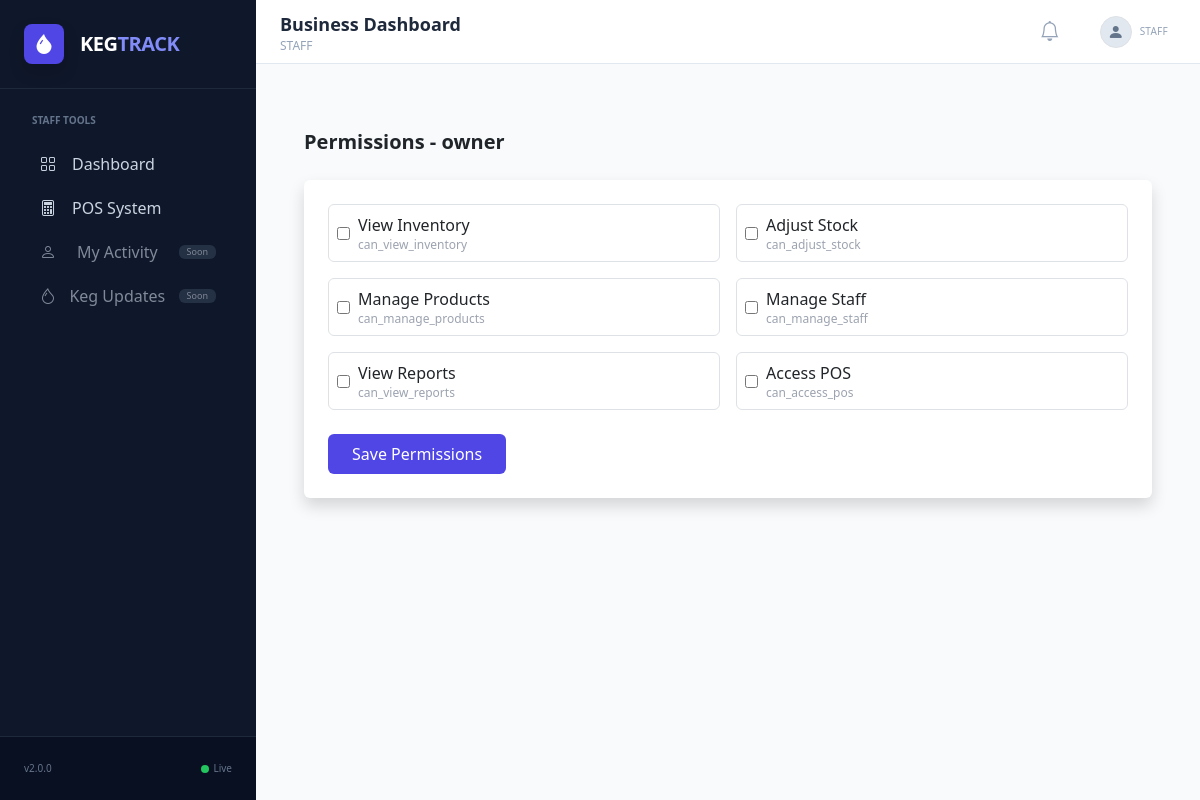
The app's page /dashboard/roles/2/permissions/ with its own data.
### accounts/models.py (models this page shows, shortened)
class Role(models.Model):
    OWNER = "owner"
    MANAGER = "manager"
    STAFF = "staff"
    ROLE_CHOICES = [
        (OWNER, "Business Owner"),
        (MANAGER, "Manager"),
        (STAFF, "Staff"),
    ]
    name = models.CharField(max_length=20, choices=ROLE_CHOICES)
    business = models.ForeignKey(
        "business.Business",
        on_delete=models.CASCADE,
        null=True,
        blank=True
    )
    permissions = models.ManyToManyField(
        "accounts.Permission",
        blank=True
    )
    description = models.TextField(blank=True)
    created_at = models.DateTimeField(auto_now_add=True)

class Permission(models.Model):
    code = models.CharField(max_length=100, unique=True)
    name = models.CharField(max_length=255)

### dashboard/views.py (the view)
# urls.py: path("roles/<int:role_id>/permissions/", views.update_role_permissions, name="update_role_permissions"),
def update_role_permissions(request, role_id):
    role = get_object_or_404(Role, id=role_id)
    permissions = Permission.objects.all()
    if request.method == "POST":
        selected_ids = request.POST.getlist("permissions")
        role.permissions.set(selected_ids)
        messages.success(request, "Permissions updated successfully")
        return redirect("dashboard:role_list")
    return render(request, "dashboard/roles/permissions.html", {
        "role": role,
        "permissions": permissions,
        "selected": set(role.permissions.values_list("id", flat=True))
    })

### tracking/context_processors.py (called while the page is built)
def keg_config(request):
    config, _ = KegSystemConfig.objects.get_or_create(id=1)
    return {"config": config}

### dashboard/templates/dashboard/roles/permissions.html (shortened to what this page needs)
{% extends "base.html" %}
{% block content %}
<div class="p-6">
    <h1 class="text-xl font-bold mb-4">
        Permissions - {{ role.name }}
    </h1>
    <form method="POST" class="bg-white p-6 rounded shadow">
        <div class="grid grid-cols-2 gap-3">
            {% for perm in permissions %}
            <label class="border p-2 rounded flex items-center gap-2">
                <input type="checkbox"
                       name="permissions"
                       value="{{ perm.code }}"
                       {% if perm.code in selected %}checked{% endif %}>
                <div>
                    <div class="font-medium">{{ perm.name }}</div>
                    <div class="text-xs text-gray-400">{{ perm.code }}</div>
                </div>
            </label>
            {% endfor %}
        </div>
        <button class="mt-4 bg-indigo-600 text-white px-4 py-2 rounded">
            Save Permissions
        </button>
    </form>
</div>
{% endblock %}

### templates/base.html (shortened to what this page needs)
{% load static %}
<!DOCTYPE html>
<html lang="en">
<head>
    <link href="https://cdn.jsdelivr.net/npm/bootstrap@5.3.0/dist/css/bootstrap.min.css" rel="stylesheet">
    <script src="https://cdn.tailwindcss.com"></script>
    <link rel="stylesheet" href="https://cdn.jsdelivr.net/npm/bootstrap-icons@1.11.1/font/bootstrap-icons.css">
    <link rel="stylesheet" href="{% static 'css/style.css' %}">
</head>
<body class="bg-slate-50 theme-{% if user.role %}{{ user.role.code }}{% else %}staff{% endif %}">
<div class="flex min-h-screen">
    {% include 'includes/sidebar.html' %}
    <div class="flex-1 flex flex-col min-w-0 overflow-hidden">
        {% include 'includes/navbar.html' %}
        <main class="flex-1 overflow-y-auto p-6">
            {% block content %}
            {% endblock %}
        </main>
    </div>
</div>
</body>
</html>

### templates/includes/sidebar.html (shortened to what this page needs)
<aside class="w-64 bg-slate-900 text-slate-300 flex-shrink-0 flex flex-col hidden md:flex">
    <div class="p-6 flex items-center gap-3 border-b border-slate-800">
        <div class="w-10 h-10 bg-indigo-600 rounded-lg flex items-center justify-center shadow">
            <i class="bi bi-droplet-fill text-white text-xl"></i>
        </div>
        <span class="font-bold text-xl tracking-tight text-white">
            KEG<span class="text-indigo-400">TRACK</span>
        </span>
    </div>
    <div class="flex-1 p-4 space-y-6 overflow-y-auto">
        {% if request.user.is_superadmin %}
        <div>
            <p class="text-[10px] font-semibold text-slate-500 uppercase mb-3 px-2">
                Main
            </p>
            <nav class="space-y-1">
                <a href="{% url 'dashboard:superadmin_home' %}" class="flex items-center gap-3 px-3 py-2 rounded-lg hover:bg-slate-800">
                    <i class="bi bi-grid"></i> Dashboard
                </a>
                <a href="{% url 'core:business_list' %}" class="flex items-center gap-3 px-3 py-2 rounded-lg hover:bg-slate-800">
                    <i class="bi bi-building"></i> Businesses
                </a>
                <div class="flex items-center justify-between px-3 py-2 opacity-60">
                    <i class="bi bi-bar-chart"></i> Analytics <span class="text-[9px] bg-slate-700 px-2 rounded">Soon</span>
                </div>
                <a href="{% url 'pos:superadmin_dashboard' %}" class="flex items-center gap-3 px-3 py-2 rounded-lg bg-slate-800">
                    <i class="bi bi-calculator"></i> POS System
                </a>
            </nav>
        </div>
        <div>
            <p class="text-[10px] font-semibold text-slate-500 uppercase mb-3 px-2">
                Administration
            </p>
            <nav class="space-y-1">
                <a href="{% url 'dashboard:staff_list' %}" class="flex items-center gap-3 px-3 py-2 hover:bg-slate-800">
                    <i class="bi bi-people"></i> Staff Management
                </a>
                <a href="{% url 'inventory:dashboard' %}" class="flex items-center gap-3 px-3 py-2 hover:bg-slate-800">
                    <i class="bi bi-boxes"></i> Inventory
                </a>
                <a href="{% url 'tracking:keg_dashboard' %}" class="flex items-center gap-3 px-3 py-2 hover:bg-slate-800">
                    <i class="bi bi-weight"></i> Keg Tracking
                </a>
                <a href="{% url 'core:audit_logs' %}" class="flex items-center gap-3 px-3 py-2 hover:bg-slate-800">
                    <i class="bi bi-shield-check"></i> Audit Logs
                </a>
                <div class="flex items-center justify-between px-3 py-2 opacity-60">
                    <i class="bi bi-credit-card"></i> Subscriptions <span class="text-[9px] bg-slate-700 px-2 rounded">Soon</span>
                </div>
                <a href="{% url 'core:system_settings' %}" class="flex items-center gap-3 px-3 py-2 hover:bg-slate-800">
                    <i class="bi bi-gear"></i> System Settings
                </a>
            </nav>
        </div>
        {% else %}
        {% if request.user.role.name == "owner" %}
        <div>
            <p class="text-[10px] font-semibold text-slate-500 uppercase mb-3 px-2">
                Owner Tools
            </p>
            <nav class="space-y-1">
                <a href="{% url 'business:home' %}" class="flex items-center gap-3 px-3 py-2 rounded-lg hover:bg-slate-800">
                    <i class="bi bi-grid"></i> Dashboard
                </a>
                <a href="{% url 'business:profile' %}" class="flex items-center gap-3 px-3 py-2 hover:bg-slate-800">
                    <i class="bi bi-building"></i> Business Profile
                </a>
                <a href="#" class="flex items-center gap-3 px-3 py-2 hover:bg-slate-800">
                    <i class="bi bi-people"></i> Staff Management
                </a>
                <a href="{% url 'inventory:business_inventory_dashboard'%}" class="flex items-center gap-3 px-3 py-2 hover:bg-slate-800">
                    <i class="bi bi-boxes"></i> Inventory
                </a>
                <a href="#" class="flex items-center gap-3 px-3 py-2 hover:bg-slate-800">
                    <i class="bi bi-weight"></i> Keg Tracking
                </a>
                <a href="{% url 'pos:terminal' %}"class="flex items-center gap-3 px-3 py-2 hover:bg-slate-800 rounded">
                    <i class="bi bi-calculator"></i>POS
                </a>
                <div class="flex items-center justify-between px-3 py-2 opacity-60">
                    <i class="bi bi-bar-chart"></i> Sales Analytics <span class="text-[9px] bg-slate-700 px-2 rounded">Soon</span>
                </div>
            </nav>
        </div>
        {% else %}
        <div>
            <p class="text-[10px] font-semibold text-slate-500 uppercase mb-3 px-2">
                Staff Tools
            </p>
            <nav class="space-y-1">
                <a href="{% url 'business:home' %}" class="flex items-center gap-3 px-3 py-2 hover:bg-slate-800">
                    <i class="bi bi-grid"></i> Dashboard
                </a>
                <a href="{% url 'pos:superadmin_dashboard' %}" class="flex items-center gap-3 px-3 py-2 hover:bg-slate-800">
                    <i class="bi bi-calculator"></i> POS System
                </a>
                <div class="flex items-center justify-between px-3 py-2 opacity-60">
                    <i class="bi bi-person"></i> My Activity <span class="text-[9px] bg-slate-700 px-2 rounded">Soon</span>
                </div>
                <div class="flex items-center justify-between px-3 py-2 opacity-60">
                    <i class="bi bi-droplet"></i> Keg Updates <span class="text-[9px] bg-slate-700 px-2 rounded">Soon</span>
                </div>
            </nav>
        </div>
        {% endif %}
        {% endif %}
    </div>
    <div class="p-4 border-t border-slate-800 text-[10px] text-slate-500 flex justify-between items-center bg-slate-950/40">
        <span>v2.0.0</span>
        <span class="flex items-center gap-1">
            <span class="w-2 h-2 bg-green-500 rounded-full"></span>
            Live
        </span>
    </div>
</aside>

### templates/includes/navbar.html (shortened to what this page needs)
<nav class="bg-white border-b border-slate-200 h-16 flex items-center justify-between px-6 sticky top-0 z-10">
    <div class="flex items-center gap-4">
        <div class="flex flex-col leading-tight">
            <span class="text-lg font-semibold text-slate-800">
                {% if request.user.is_superuser or request.user.is_superadmin %}
                    System Administration
                {% elif request.session.active_business_id %}
                    {{ request.user.business.name }}
                {% else %}
                    Business Dashboard
                {% endif %}
            </span>
            <span class="text-xs text-slate-400">
                {% if request.user.is_superuser or request.user.is_superadmin %}
                    Global Control Panel
                {% elif request.user.role %}
                    {{ request.user.role.name|upper }}
                {% else %}
                    STAFF
                {% endif %}
            </span>
        </div>
    </div>
    <div class="flex items-center gap-4">
        <button class="relative p-2 text-slate-400 hover:text-slate-600 transition">
            <i class="bi bi-bell text-xl"></i>
        </button>
        <div class="dropdown">
            <button class="flex items-center gap-2 hover:bg-slate-50 px-2 py-1 rounded transition"
                    data-bs-toggle="dropdown">
                <div class="w-8 h-8 rounded-full bg-slate-200 flex items-center justify-center border border-slate-300">
                    <i class="bi bi-person-fill text-slate-500"></i>
                </div>
                <div class="text-left hidden sm:block">
                    <p class="text-[10px] text-slate-400 uppercase tracking-wide">
                        {% if user.is_superuser or user.is_superadmin %}
                            SUPERADMIN
                        {% else %}
                            {{ user.role.name|default:"STAFF" }}
                        {% endif %}
                    </p>
                </div>
            </button>
        </div>
    </div>
</nav>

### templates/base.html (style rules this page uses)
.theme-staff { --role-color: #f59e0b; }

### records on screen
Role: name "owner"
Permission: name "View Inventory", code "can_view_inventory"
Permission: name "Adjust Stock", code "can_adjust_stock"
Permission: name "Manage Products", code "can_manage_products"
Permission: name "Manage Staff", code "can_manage_staff"
Permission: name "View Reports", code "can_view_reports"
Permission: name "Access POS", code "can_access_pos"

### other values on screen
{{ user.role.name|default:"STAFF" }} "STAFF"
